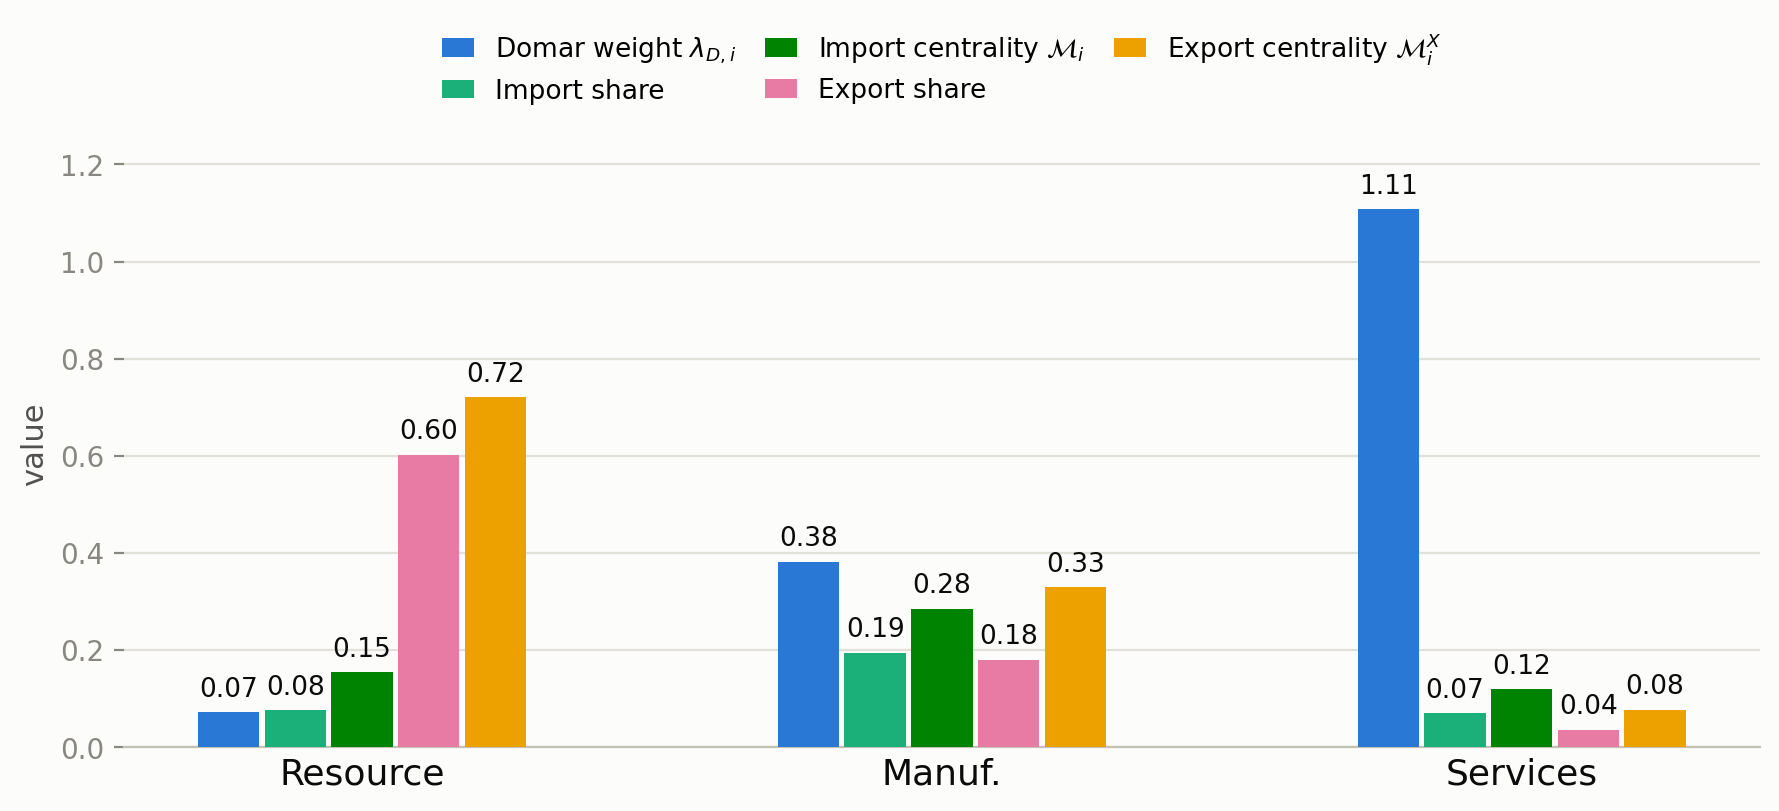

Write the Python code that produced this figure.
import matplotlib
matplotlib.use("Agg")
import matplotlib.pyplot as plt
import numpy as np

categories = ["Resource", "Manuf.", "Services"]

series = [
    (r"Domar weight $\lambda_{D,i}$", [0.072, 0.382, 1.108], "#2a78d6"),
    ("Import share", [0.0767, 0.1945, 0.0704], "#1baf7a"),
    (r"Import centrality $\mathcal{M}_i$", [0.155, 0.285, 0.119], "#008300"),
    ("Export share", [0.602, 0.180, 0.036], "#e87ba4"),
    (r"Export centrality $\mathcal{M}_i^X$", [0.721, 0.329, 0.077], "#eda100"),
]

n_series = len(series)
n_cat = len(categories)
x = np.arange(n_cat)
bar_width = 0.115
group_span = bar_width * n_series

fig, ax = plt.subplots(figsize=(9, 4.2), dpi=200)
fig.patch.set_facecolor("#fcfcfb")
ax.set_facecolor("#fcfcfb")

for i, (label, values, color) in enumerate(series):
    offset = (i - (n_series - 1) / 2) * bar_width
    bars = ax.bar(x + offset, values, width=bar_width * 0.92, color=color,
                   edgecolor="none", label=label, zorder=3)
    for rect, v in zip(bars, values):
        ax.text(rect.get_x() + rect.get_width() / 2, rect.get_height() + 0.02,
                f"{v:.2f}" if v >= 0.01 else f"{v:.4f}",
                ha="center", va="bottom", fontsize=9.5, color="#0b0b0b")

ax.set_xticks(x)
ax.set_xticklabels(categories, fontsize=13, color="#0b0b0b")
ax.set_ylim(0, 1.25)
ax.set_ylabel("value", fontsize=11, color="#52514e")

ax.spines["top"].set_visible(False)
ax.spines["right"].set_visible(False)
ax.spines["left"].set_visible(False)
ax.spines["bottom"].set_color("#c3c2b7")
ax.tick_params(axis="y", colors="#898781", labelsize=10)
ax.tick_params(axis="x", length=0)
ax.yaxis.grid(True, color="#e1e0d9", linewidth=0.8, zorder=0)
ax.set_axisbelow(True)

ax.legend(loc="upper center", bbox_to_anchor=(0.5, 1.22), ncol=3,
          frameon=False, fontsize=9.5, handlelength=1.2, columnspacing=1.1)

fig.tight_layout()
fig.savefig("network_properties.pdf", facecolor=fig.get_facecolor(), bbox_inches="tight")
fig.savefig("network_properties.png", facecolor=fig.get_facecolor(), bbox_inches="tight")
print("saved")
